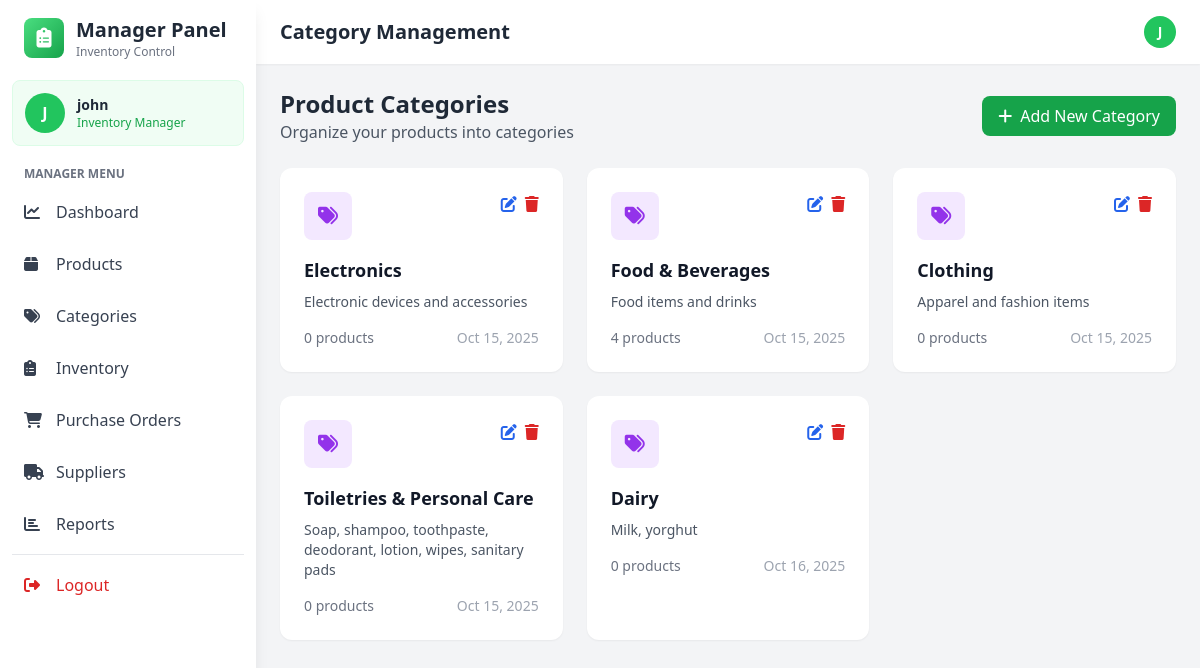
Page /manager/categories (signed in) on the earlier database version.
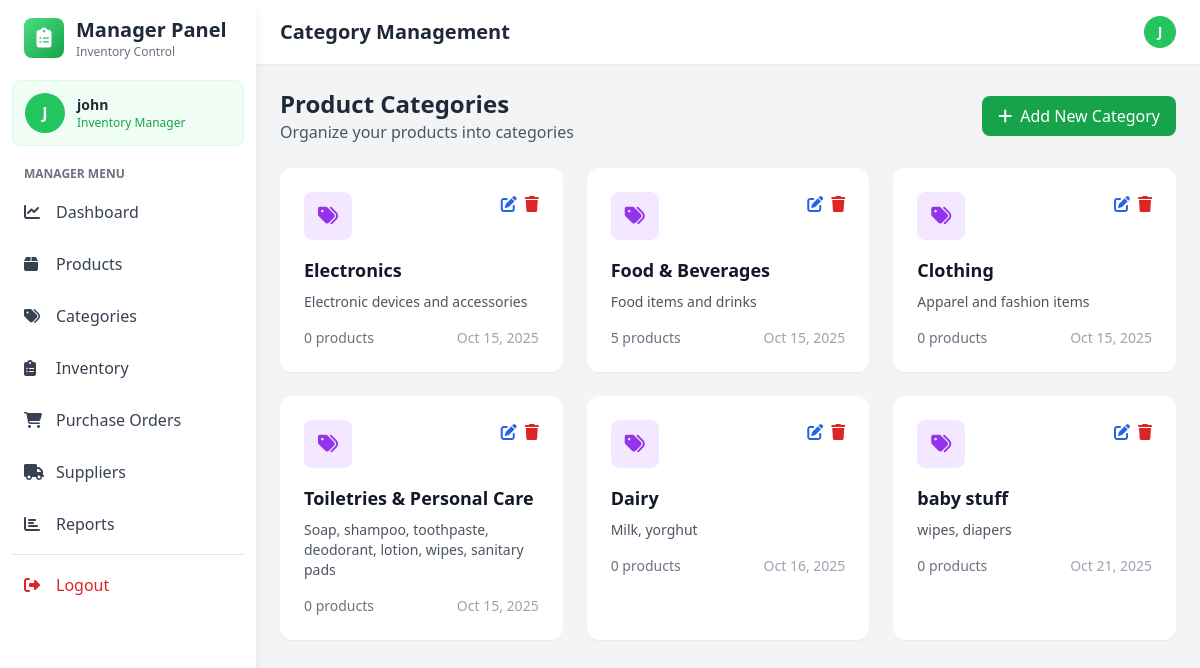
Same page on the later database version.
### models.py (models this page shows, shortened)
class Category(db.Model):
    __tablename__ = 'categories'
    id = db.Column(db.Integer, primary_key=True)
    name = db.Column(db.String(100), unique=True, nullable=False)
    description = db.Column(db.Text)
    created_at = db.Column(db.DateTime, default=datetime.utcnow)

### app.py (the view)
@app.route('/manager/categories')
@login_required
def manage_categories():
    if current_user.role not in ['admin', 'manager']:
        flash('Access denied. Manager access required.', 'danger')
        return redirect(url_for('index'))
    categories = Category.query.all()
    return render_template('manager/categories.html', categories=categories)

### app.py (called while the page is built)
@login_manager.user_loader
def load_user(user_id):
    return User.query.get(int(user_id))

### templates/manager/categories.html (shortened to what the changed rows need)
<!DOCTYPE html>
<html lang="en">
<head>
    <script src="https://cdn.tailwindcss.com"></script>
    <link rel="stylesheet" href="https://cdnjs.cloudflare.com/ajax/libs/font-awesome/6.4.0/css/all.min.css">
</head>
<body class="bg-gray-100">
    <aside class="fixed top-0 left-0 z-40 w-64 h-screen bg-white shadow-lg">
        <div class="h-full px-3 py-4 overflow-y-auto">
            <div class="flex items-center mb-5 px-3">
                <div class="ml-3">
                    <h2 class="text-xl font-bold text-gray-800">Manager Panel</h2>
                </div>
            </div>
        </div>
    </aside>
    <div class="ml-64">
        <header class="bg-white shadow-sm sticky top-0 z-30">
            <div class="flex items-center justify-between px-6 py-4">
                <h1 class="text-xl font-semibold text-gray-800">Category Management</h1>
            </div>
        </header>
        <main class="p-6">
            <div class="flex justify-between items-center mb-6">
                <div>
                    <h2 class="text-2xl font-bold text-gray-800">Product Categories</h2>
                </div>
            </div>
            <div class="grid grid-cols-1 md:grid-cols-2 lg:grid-cols-3 gap-6">
                {% for category in categories %}
                <div class="bg-white rounded-xl shadow-sm p-6 hover:shadow-md transition">
                    <div class="flex items-start justify-between mb-4">
                        <div class="w-12 h-12 bg-purple-100 rounded-lg flex items-center justify-center">
                            <i class="fas fa-tags text-purple-600 text-xl"></i>
                        </div>
                        <div class="flex space-x-2">
                            <button onclick="editCategory('{{ category.id }}')" class="text-blue-600 hover:text-blue-800">
                                <i class="fas fa-edit"></i>
                            </button>
                            <button onclick="deleteCategory('{{ category.id }}')" class="text-red-600 hover:text-red-800">
                                <i class="fas fa-trash"></i>
                            </button>
                        </div>
                    </div>
                    <h3 class="text-lg font-bold text-gray-900 mb-2">{{ category.name }}</h3>
                    <p class="text-gray-600 text-sm mb-4">{{ category.description or 'No description' }}</p>
                    <div class="flex justify-between items-center text-sm">
                        <span class="text-gray-500">{{ category.products|length }} products</span>
                        <span class="text-gray-400">{{ category.created_at.strftime('%b %d, %Y') }}</span>
                    </div>
                </div>
                {% endfor %}
            </div>
        </main>
    </div>
</body>
</html>

Differences in the rows shown:
computed for Category "Food & Beverages": products|length "4" → "5"
added Category: name "baby stuff", description "wipes, diapers", products|length "0", created_at "Oct 21, 2025"
